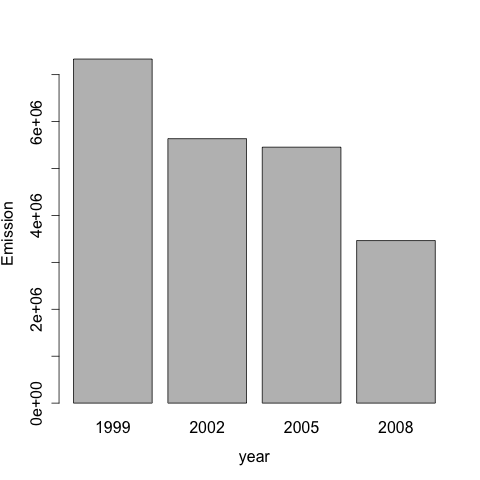

Here is the R script that generated this plot:
# Have total emissions from PM2.5 decreased in the United States from 
# 1999 to 2008? Using the base plotting system, make a plot showing the 
# total PM2.5 emission from all sources for each of the years 
# 1999, 2002, 2005, and 2008.
library(dplyr)
data <- select(NEI,Emissions,year)
by_year <- group_by(data, year)
sum <- summarize(by_year, pm=sum(Emissions))
matrix <- as.matrix(sum)
barplot(sum$pm,names.arg=sum$year,beside=TRUE,xlab="year",ylab="Emission")

dev.copy(png,file="/Users//shota/git//Coursera-Data-Science/Exploratory_Data_Analysis/project2/plot1.png")
dev.off()